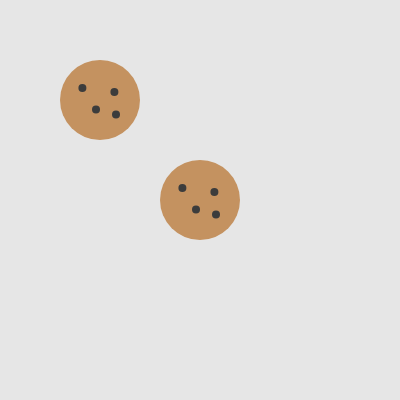
Frame 1 (no input)
Frame 60 (no input): identical to frame 1, image omitted
Frame 120 (the mouse pressed at the canvas centre since frame 60): identical to frame 1, image omitted

The p5.js sketch that drew this single still picture (run headless with seeded random() and noise() and a simulated clock; from frame 60 on, the mouse is pressed at the canvas centre):

// p5.js sketch
// ── sketch.js
// DM2008 – Activity 4a
// Bake a Cookie (30 min)

let cookie;

function setup() {
  createCanvas(400, 400);
  noStroke();

  // Step 3: make one cookie object
  cookie = new Cookie("chocolate", 80, width / 2, height / 2);
  cookie2 = new Cookie("blueberry", 80, 100, 100);
}

function draw() {
  background(230);

  // Step 4: call the cookie’s show() method
  cookie.show();
  cookie2.show();
  
}

// Step 1: define the Cookie class
class Cookie {
  constructor(flavor, size, x, y) {
    // set up required properties
    this.flavor = flavor;
    this.size = size;
    this.x = x;
    this.y = y;
    this.color = (196, 146, 96);
  }

  // Step 2: display the cookie
  show() {
    
    fill(196, 146, 96)
    ellipse(this.x, this.y, this.size);
    const s = this.size * 0.1;
    fill(60);
    ellipse(this.x - this.size*0.22, this.y - this.size*0.15, s);
    ellipse(this.x + this.size*0.18, this.y - this.size*0.10, s);
    ellipse(this.x - this.size*0.05, this.y + this.size*0.12, s);
    ellipse(this.x + this.size*0.20, this.y + this.size*0.18, s);
  }

  // Steps 5 & 6: Implement additional methods here
  move(direction) {
    if (direction === "right") {
      this.x += 10;
    } else if (direction === "left") {
       this.x -= 10;
    }
  }
  
  changeColor(){
    // this.color = fill(random(0,200),random(0,200),random(0,200))
  }
}

// Step 5: add movement (keyboard arrows)
function keyPressed() {
  
}

// Step 6: add flavor randomizer (mouse click)
// function mousePressed() {}
